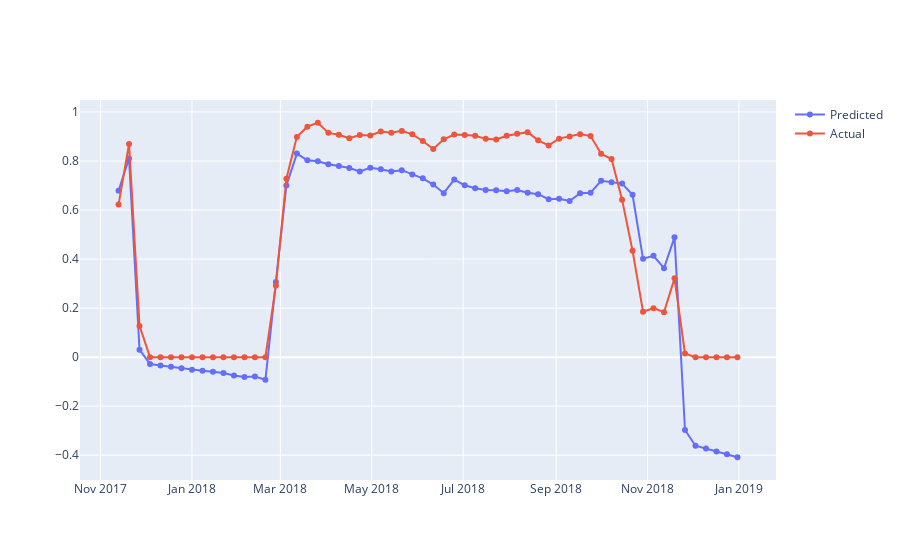

The notebook cell saved with this chart:
### Code cell
plotly_forecast(mather, preds, y_train, y_test)
